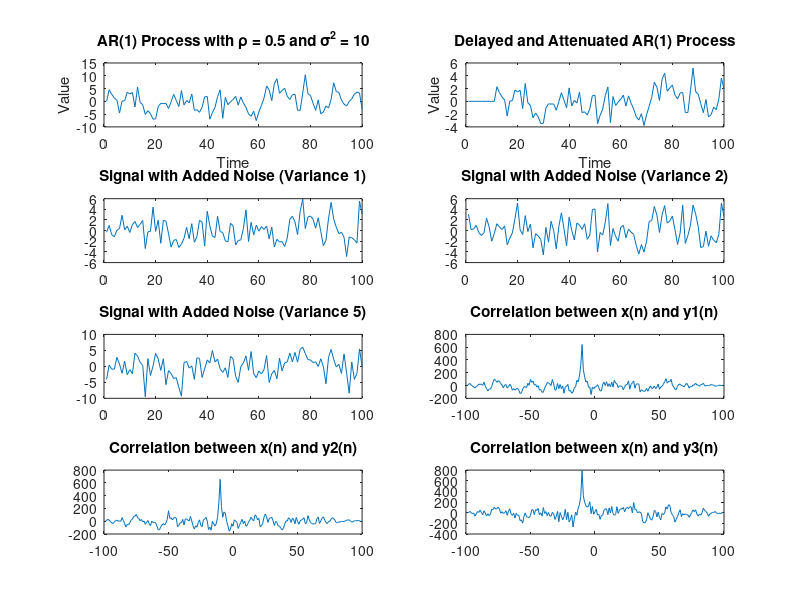

Write the MATLAB code that produced this figure.
clearvars
clc

% Parameters for the AR(1) process
rho = 0.5;            % Autocorrelation coefficient
sigma_sq = 10;        % Variance of the noise
C = 0;                % Mean of the noise

T = 100;              % Number of points in the time series
X = zeros(T, 1);      % Temporary array for generating X

delay = 10;           % Delay of 10 time units
weakening_factor = 0.5; % Signal attenuation factor

dispersion = [1, 2, 5]; % Variances for the noise
Y = zeros(T, 3);        % Array to store signals with different noise variances

% Generation of the AR(1) process
for t = 2:T
    epsilon = sqrt(sigma_sq) * randn(); % Noise with variance sigma_sq
    X(t) = C + rho * X(t-1) + epsilon;  % AR(1) model equation
end

% Generation of delayed and weakened signal
delayed_X = [zeros(delay, 1); X(1:T-delay)]; % Delay the signal
X_delay = weakening_factor * delayed_X;      % Attenuate the signal

% Adding noise with variances 1, 2, and 5
for i = 1:3
    noise = sqrt(dispersion(i)) * randn(T, 1); % Noise with the corresponding variance
    Y(:, i) = X_delay + noise;                 % Signal with added noise
end

% Calculation of correlation between x(n) and y(n)
corr_x_y1 = xcorr(X, Y(:, 1)); % Correlation with noise variance 1
corr_x_y2 = xcorr(X, Y(:, 2)); % Correlation with noise variance 2
[corr_x_y3, lag] = xcorr(X, Y(:, 3)); % Correlation with noise variance 5

% Plotting the results
subplot(4, 2, 1);
plot(X);
title('AR(1) Process with \rho = 0.5 and \sigma^2 = 10');
xlabel('Time');
ylabel('Value');

% Plot of the delayed signal
subplot(4, 2, 2);
plot(X_delay);
title('Delayed and Attenuated AR(1) Process');
xlabel('Time');
ylabel('Value');

% Plots of signals with added noise (variances 1, 2, 5)
subplot(4, 2, 3);
plot(Y(:, 1));
title('Signal with Added Noise (Variance 1)');

subplot(4, 2, 4);
plot(Y(:, 2));
title('Signal with Added Noise (Variance 2)');

subplot(4, 2, 5);
plot(Y(:, 3));
title('Signal with Added Noise (Variance 5)');

% Correlation function plots
subplot(4, 2, 6);
plot(lag, corr_x_y1);
title('Correlation between x(n) and y1(n)');

subplot(4, 2, 7);
plot(lag, corr_x_y2);
title('Correlation between x(n) and y2(n)');

subplot(4, 2, 8);
plot(lag, corr_x_y3);
title('Correlation between x(n) and y3(n)');

% Saving the plots to a file
FileName = 'Task_5.png';
print('-dpng', '-opengl', '-r300', FileName);
